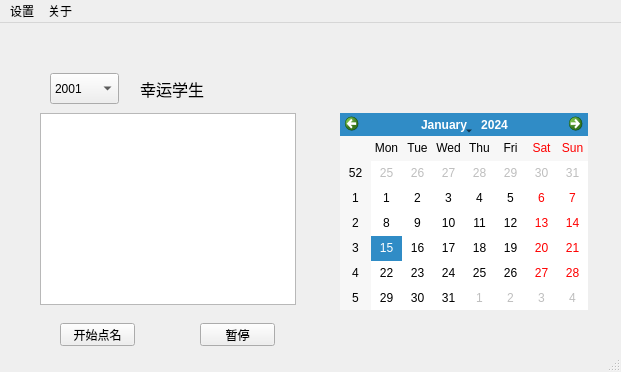
<?xml version="1.0" encoding="UTF-8"?>
<ui version="4.0">
 <class>MainWindow</class>
 <widget class="QMainWindow" name="MainWindow">
  <property name="geometry">
   <rect>
    <x>0</x>
    <y>0</y>
    <width>621</width>
    <height>372</height>
   </rect>
  </property>
  <property name="windowTitle">
   <string>MainWindow</string>
  </property>
  <widget class="QWidget" name="centralwidget">
   <widget class="QComboBox" name="comboBox">
    <property name="geometry">
     <rect>
      <x>50</x>
      <y>50</y>
      <width>69</width>
      <height>31</height>
     </rect>
    </property>
    <item>
     <property name="text">
      <string>2001</string>
     </property>
    </item>
    <item>
     <property name="text">
      <string>2002</string>
     </property>
    </item>
    <item>
     <property name="text">
      <string>2003</string>
     </property>
    </item>
    <item>
     <property name="text">
      <string>2004</string>
     </property>
    </item>
   </widget>
   <widget class="QPushButton" name="pushButton">
    <property name="geometry">
     <rect>
      <x>60</x>
      <y>300</y>
      <width>75</width>
      <height>23</height>
     </rect>
    </property>
    <property name="text">
     <string>开始点名</string>
    </property>
   </widget>
   <widget class="QPushButton" name="pushButton_2">
    <property name="geometry">
     <rect>
      <x>200</x>
      <y>300</y>
      <width>75</width>
      <height>23</height>
     </rect>
    </property>
    <property name="text">
     <string>暂停</string>
    </property>
   </widget>
   <widget class="QTextBrowser" name="textBrowser">
    <property name="geometry">
     <rect>
      <x>40</x>
      <y>90</y>
      <width>256</width>
      <height>192</height>
     </rect>
    </property>
    <property name="html">
     <string>&lt;!DOCTYPE HTML PUBLIC &quot;-//W3C//DTD HTML 4.0//EN&quot; &quot;http://www.w3.org/TR/REC-html40/strict.dtd&quot;&gt;
&lt;html&gt;&lt;head&gt;&lt;meta name=&quot;qrichtext&quot; content=&quot;1&quot; /&gt;&lt;style type=&quot;text/css&quot;&gt;
p, li { white-space: pre-wrap; }
&lt;/style&gt;&lt;/head&gt;&lt;body style=&quot; font-family:'SimSun'; font-size:9pt; font-weight:400; font-style:normal;&quot;&gt;
&lt;p style=&quot;-qt-paragraph-type:empty; margin-top:0px; margin-bottom:0px; margin-left:0px; margin-right:0px; -qt-block-indent:0; text-indent:0px;&quot;&gt;&lt;br /&gt;&lt;/p&gt;&lt;/body&gt;&lt;/html&gt;</string>
    </property>
   </widget>
   <widget class="QLabel" name="label_2">
    <property name="geometry">
     <rect>
      <x>140</x>
      <y>50</y>
      <width>71</width>
      <height>31</height>
     </rect>
    </property>
    <property name="font">
     <font>
      <family>黑体</family>
      <pointsize>12</pointsize>
     </font>
    </property>
    <property name="text">
     <string>幸运学生</string>
    </property>
    <property name="textFormat">
     <enum>Qt::AutoText</enum>
    </property>
    <property name="openExternalLinks">
     <bool>false</bool>
    </property>
   </widget>
   <widget class="QCalendarWidget" name="calendarWidget">
    <property name="geometry">
     <rect>
      <x>340</x>
      <y>90</y>
      <width>248</width>
      <height>197</height>
     </rect>
    </property>
   </widget>
  </widget>
  <widget class="QMenuBar" name="menubar">
   <property name="geometry">
    <rect>
     <x>0</x>
     <y>0</y>
     <width>621</width>
     <height>23</height>
    </rect>
   </property>
   <widget class="QMenu" name="menu">
    <property name="title">
     <string>设置</string>
    </property>
    <addaction name="separator"/>
    <addaction name="actiondaoru"/>
   </widget>
   <widget class="QMenu" name="menu_2">
    <property name="title">
     <string>关于</string>
    </property>
    <addaction name="separator"/>
    <addaction name="actionruanjian_xixin"/>
   </widget>
   <addaction name="menu"/>
   <addaction name="menu_2"/>
  </widget>
  <widget class="QStatusBar" name="statusbar"/>
  <action name="actionruanjian_xixin">
   <property name="text">
    <string>软件信息</string>
   </property>
  </action>
  <action name="actiondaoru">
   <property name="text">
    <string>数据导入</string>
   </property>
   <property name="toolTip">
    <string>导入班级信息数据</string>
   </property>
  </action>
 </widget>
 <resources/>
 <connections>
  <connection>
   <sender>pushButton</sender>
   <signal>clicked()</signal>
   <receiver>textBrowser</receiver>
   <slot>clear()</slot>
   <hints>
    <hint type="sourcelabel">
     <x>87</x>
     <y>336</y>
    </hint>
    <hint type="destinationlabel">
     <x>98</x>
     <y>293</y>
    </hint>
   </hints>
  </connection>
  <connection>
   <sender>pushButton_2</sender>
   <signal>clicked()</signal>
   <receiver>textBrowser</receiver>
   <slot>paste()</slot>
   <hints>
    <hint type="sourcelabel">
     <x>232</x>
     <y>335</y>
    </hint>
    <hint type="destinationlabel">
     <x>230</x>
     <y>291</y>
    </hint>
   </hints>
  </connection>
 </connections>
</ui>
